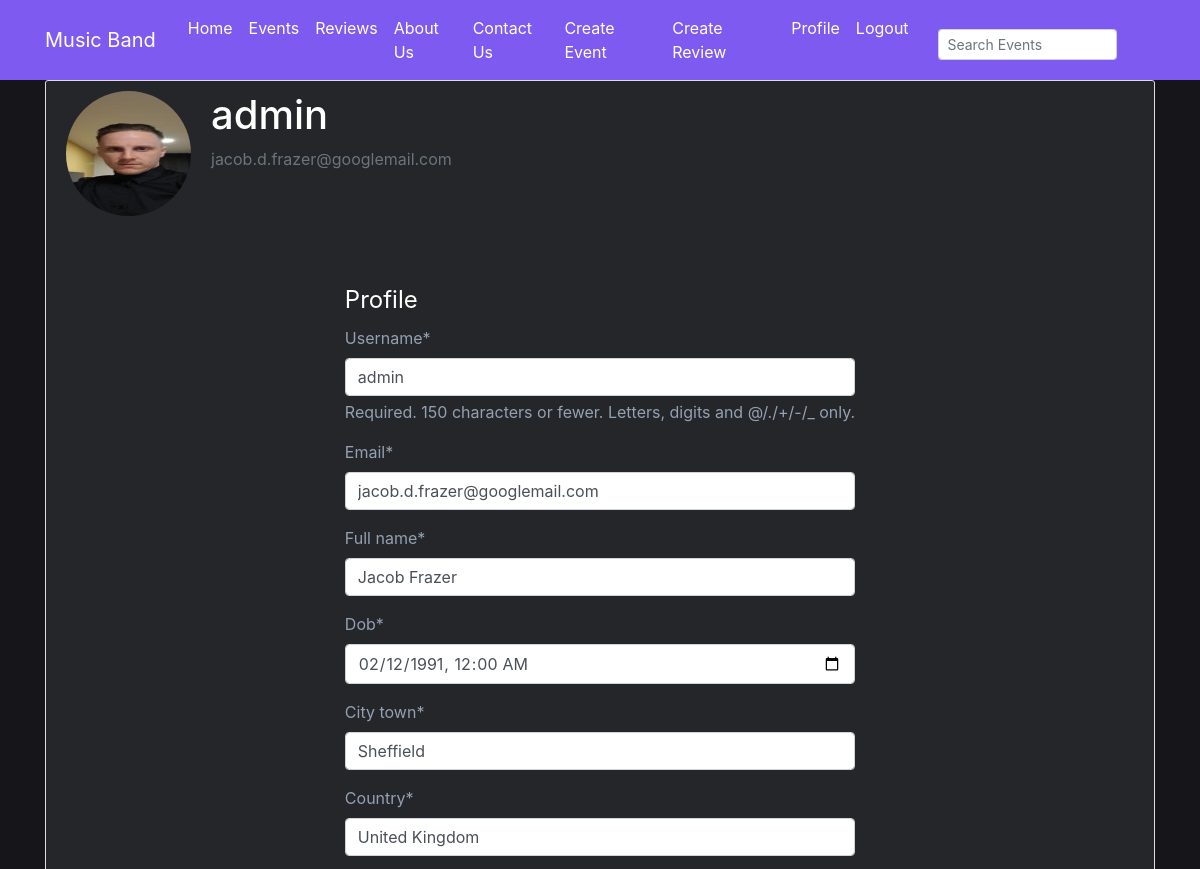
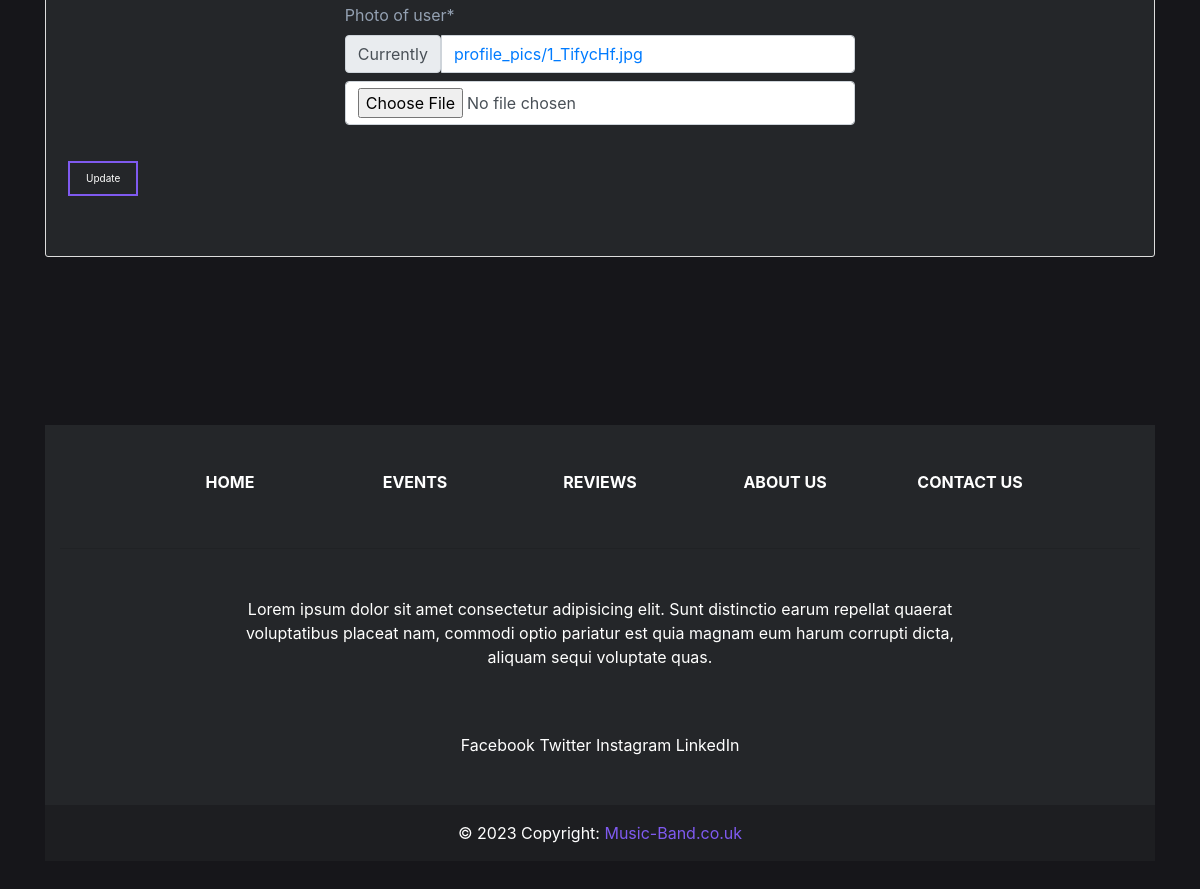
/profile/ (signed in), run on the app's committed database (2 pictures, top to bottom).
### users/models.py (models this page shows, shortened)
class Profile(models.Model):
    user = models.OneToOneField(User, on_delete=models.CASCADE) # OneToOneField used to link the user model to the profile model, if user is deleted the profile will be deleted too
    full_name = models.CharField(max_length=100, default='')
    dob = models.DateField(null=True, blank=True)
    city_town = models.CharField(max_length=100, default='')
    country = models.CharField(max_length=100, default='')
    photo_of_user = models.ImageField(default='default.jpg', upload_to='profile_pics') # uploads to /media/profile_pics or uses default.jpg if no image is uploaded

### users/views.py (the view)
# urls.py: path('profile/', user_views.profile, name='profile'), # maps the profile page to the profile view
@login_required #  login required decorator restricts access to the view to logged in users
def profile(request):
    if request.method == 'POST':
        user_update_form = UserUpdateForm(request.POST, instance=request.user)
        profile_update_form = ProfileUpdateForm(request.POST, request.FILES, instance=request.user.profile)
        if user_update_form.is_valid() and profile_update_form.is_valid(): # checks if the forms are valid
            user_update_form.save() # saves the form to the database
            profile_update_form.save() # saves the form to the database
            messages.success(request, f'Account Updated!') # displays a success message to the user using the messages module
            return redirect('profile') # redirects the user to the profile page
    else:
        user_update_form = UserUpdateForm(instance=request.user) # creates a form with the data from the current user and populates the fields with the data from the current user
        profile_update_form = ProfileUpdateForm(instance=request.user.profile) # creates a form with the data from the current user's profile and populates the fields with the data from the profile
    form_dict = {
        'user_update_form': user_update_form,
        'profile_update_form': profile_update_form
    }
    return render(request, 'users/profile.html', form_dict) # renders the profile.html template

### users/forms.py
class UserUpdateForm(forms.ModelForm):
    email = forms.EmailField()
    class Meta:
        model = User
        fields = ['username', 'email',]

class ProfileUpdateForm(forms.ModelForm):
    dob = forms.DateTimeField(widget=DateTimeInput(attrs={'type': 'datetime-local'}))
    class Meta:
        model = Profile
        fields = [ 'full_name', 'dob', 'city_town', 'country', 'photo_of_user']

### users/templates/users/profile.html (shortened to what this page needs)
{% extends "events/base.html" %}
{% load crispy_forms_tags %}
{% block content %}
    <div class="content-section">
        <div class="media">
            <img class="rounded-circle account-img" src="{{ user.profile.photo_of_user.url }}">
            <div class="media-body">
                <h2 class="account-heading">{{ user.username }}</h2>
                <p class="text-secondary">{{ user.email }}</p>
            </div>
        </div>
        <div class="profile-form">
            <form method="POST" enctype="multipart/form-data">
                <div class="form-small">
                    <fieldset class="form-group">
                        <legend style="color:#fffffe;">Profile</legend>
                        {{ user_update_form|crispy }}
                        {{ profile_update_form|crispy }}
                    </fieldset>
                </div>
                <div class="form-group">
                    <button type="submit" class="pagination-button">Update</button>
                </div>
            </form>
        </div>
    </div>
{% endblock content %}

### events/static/events/main.css (style rules this page uses)
body { background: #16161a; color: #333333; margin-top: 5rem; }
h1, h2, h3, h4, h5, h6 { color: #fffffe; }
p { color: #fffffe; }
.content-section { background: #242629; padding: 10px 20px; border: 1px solid #dddddd; border-radius: 3px; margin-bottom: 20px; padding-bottom: 40px; }
.account-img { height: 125px; width: 125px; margin-right: 20px; margin-bottom: 16px; }
.account-heading { font-size: 2.5rem; }
.form-group { color: #94a1b2; align-items: center; }
.form-small { display: flex; align-items: center; justify-content: center; }
.profile-form { padding-top: 50px; justify-content: center; }
.pagination-button { background-color: #242629; color: #fffffe; border: 2px solid #7f5af0; padding: 8px 16px; text-align: center; text-decoration: none; display: inline-block; font-size: 10px; margin: 4px 2px; transition-duration: 0.4s; cursor: pointer; }

### data on the page
Profile: full_name "Jacob Frazer", dob "02/12/1991 00:00", city_town "Sheffield", country "United Kingdom"

### other printed values
{{ user.username }} "admin"
{{ user.email }} "jacob.d.frazer@googlemail.com"
